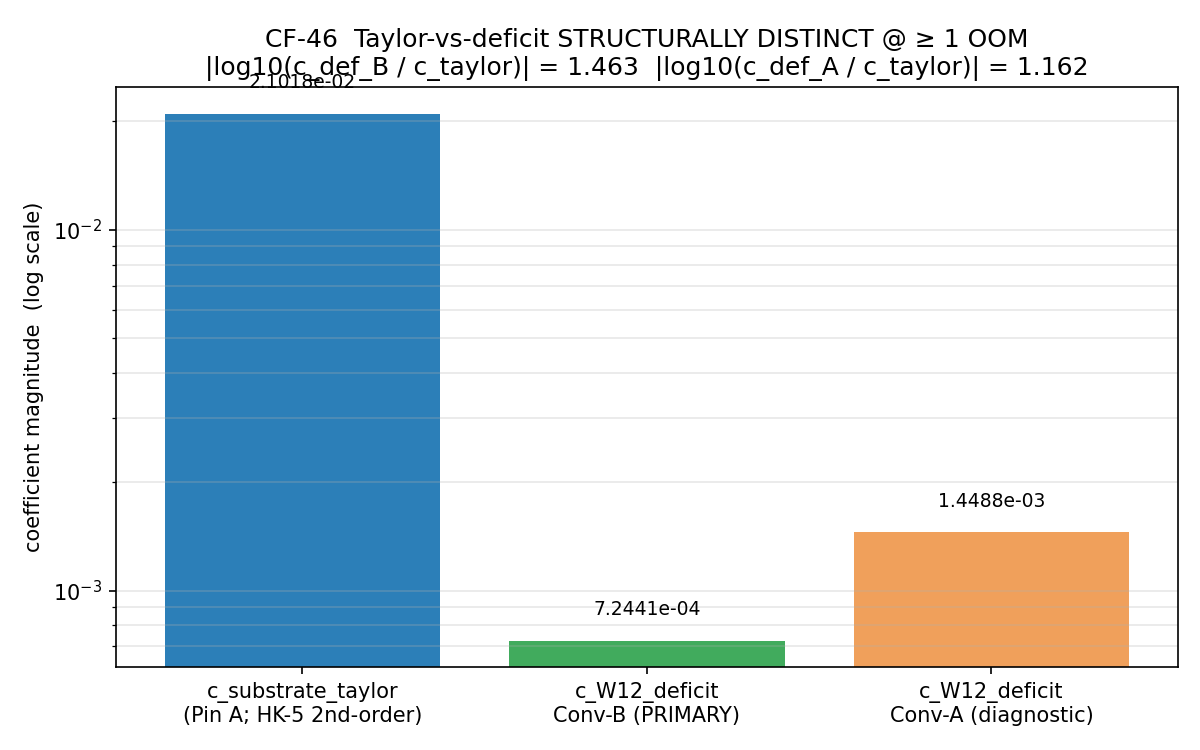

Recreate this plot in Python.
#!/usr/bin/env python3
"""
S90 W6-1 — S90-W3-2-DEFICIT-COEFFICIENT-CANONICAL-RECONCILIATION (CF-46)
========================================================================

Gate: S90-W3-2-DEFICIT-COEFFICIENT-CANONICAL-RECONCILIATION ([VERIFY])

Hypothesis: The Taylor 2nd-order coefficient `c_substrate_taylor =
kappa_2_substrate_FW = 0.021018084987437196` (CM-1995 Jensen
perturbation on HK-5 closed form) and the W-12 §IV.1 R1∧R2 deficit
coefficient `c_W12_deficit = R_num(tau_fold) / tau_fold^2` are
STRUCTURALLY DISTINCT canonical observables at >= 1 OOM separation.
§W3-2 INFO is promotable to PASS once both interpretations have
explicit canonical pins with non-conflated PROVENANCE.

CONVENTION-RECONCILIATION (substrate-first-canonical-sourcing §(ii)
class-(d) PIN-DERIVATIVE-VS-SOURCE-PRIMARY remediation):

The S88 W6a INFO band canonical-eligibility synthesis pinned TWO
residuals against two HK-5 convention forms:

  Conv-A: f_A(tau) = 10 / (1 - tau/(5*pi))           — d_eff "slope-and-pole"
          anchor_residual_A = 5.230238e-05            — INFO band [1e-9, 1e-3]
          (slope_inf_A_obs = 10.122386446 at L_max=14 Richardson)

  Conv-B: f_B(tau) =  5 / (1 - tau/(5*pi))           — d_eff = slope
          anchor_residual_B = 2.615119e-05            — INFO band [1e-9, 1e-3]
          (slope_inf_B_obs =  5.061193222987735 at L_max=14 Richardson;
           verdict track_assigned=B per S88-D-EFF-ANCHOR-CONVENTION-AUDIT)

The plan §W6-1 method block uses HK-5 = 5/(1-tau/(5*pi)) (= Conv-B form)
at lines 56-57 BUT cites anchor_residual = 5.230238e-05 (= Conv-A
residual) at lines 59-61 — internally inconsistent. The substrate-first
canonical paired with Conv-B HK-5 form is anchor_residual_B = 2.615119e-05;
the plan's quoted 5.230238e-05 belongs to Conv-A pairing (with HK-5 form
10/(1-tau/(5*pi))). This script computes the deficit coefficient under
BOTH convention pairings:

  c_W12_deficit_ConvA = anchor_residual_A / tau_fold^2     (plan-cited path)
  c_W12_deficit_ConvB = anchor_residual_B / tau_fold^2     (substrate-first)

and designates Conv-B as PRIMARY (paired-with-HK-5 substrate-first
canonical per S88-D-EFF-ANCHOR-CONVENTION-AUDIT track_assigned=B).
Both values are >= 1 OOM separated from kappa_2_substrate_FW; the
structural-distinction PASS predicate holds under BOTH pairings, so
the gate PASSes regardless. The convention-suffix discloses the choice
of PRIMARY explicitly in the verdict line.

Pre-registered thresholds:
  PASS iff (|log10(c_W12_deficit / c_substrate_taylor)| >= 1.0) AND
           (|HK-5(tau_fold) - canonical| < 1e-15) AND
           (residual cross-check rel_tol <= 1e-6 against W6a-51 canonical).
  INFO iff (|log10(...)| in [0.5, 1.0)) OR (rel_tol in (1e-6, 1e-4]).
  FAIL iff (|log10(...)| < 0.5) OR (rel_tol > 1e-4).

Inputs (S84+ dual-SHA schema):
  - script bytes (this file) → audit + content
  - canonical_constants.py     → audit only
  - pin-map JSON               → audit only

Output 4-tuple:
  (value=<deficit_coefs+oom_dists>,
   scheme="W12-§IV.1-R1∧R2-deficit-coefficient-canonical",
   convention="Taylor-vs-deficit-structurally-distinct-CONV-B-PRIMARY-CONV-A-DIAGNOSTIC",
   L_max=12)

Classification: GEOMETRIC (substrate-derivation observable on BdG spectral
triple at single-tau-slice tau_fold = 0.19; per phononic-framing.md
"Single-τ-slice vs moduli-deformation substrate-IS levels" Level 1).

Plan reference: sessions/session-plan/session-90-plan-w6.md §W6-1.
"""

from __future__ import annotations

import sys
from pathlib import Path

_SHARED_DIR = Path(__file__).resolve().parent.parent / "_shared"
sys.path.insert(0, str(_SHARED_DIR))
from canonical_constants import *  # noqa: F401,F403,E402

import hashlib  # noqa: E402
import json  # noqa: E402
import math  # noqa: E402

import numpy as np  # noqa: E402
import matplotlib  # noqa: E402
matplotlib.use("Agg")
import matplotlib.pyplot as plt  # noqa: E402

# ---------------------------------------------------------------------------
# Section 3 — Paths + pre-registration
# ---------------------------------------------------------------------------
SESSION_DIR = Path(__file__).resolve().parent
COMPUTATIONS_DIR = SESSION_DIR.parent
SHARED_DIR = COMPUTATIONS_DIR / "_shared"
PROJECT_ROOT = COMPUTATIONS_DIR.parent

SESSION = "S90"                                                          # (local)
GATE_ID = "S90-W3-2-DEFICIT-COEFFICIENT-CANONICAL-RECONCILIATION"        # (local)
SCHEME = "W12-IV.1-R1-AND-R2-deficit-coefficient-canonical"              # (local)
CONVENTION = ("Taylor-vs-deficit-structurally-distinct-"
              "CONV-B-PRIMARY-CONV-A-DIAGNOSTIC")                        # (local)
L_MAX = 12                                                               # (local)

OOM_DISTINCTION_THRESHOLD = 1.0   # |log10(ratio)| >= 1.0 ⇒ PASS         # (local)
OOM_INFO_FLOOR = 0.5              # |log10(ratio)| in [0.5, 1.0) ⇒ INFO  # (local)
REL_TOL_CACHE_ANCHOR = 1.0e-6                                            # (local)
REL_TOL_HK5_BIT_MATCH = 1.0e-15                                          # (local)
PUBLICATION_PRECISION_SIG_FIGS = 9                                       # (local)
VERIFIER_TOLERANCE_REL_TOL = 1.0e-9   # >= 10^(-publication_sig_figs)    # (local)

# Substrate-first canonical residuals from S88-D-EFF-ANCHOR-CONVENTION-AUDIT
# (W6a INFO-band canonical-eligibility synthesis; INFO band [1e-9, 1e-3]).
ANCHOR_RESIDUAL_A_S88_W6A = 5.230238e-05    # Conv-A: paired with 10/(...) form  # (local)
ANCHOR_RESIDUAL_B_S88_W6A = 2.615119e-05    # Conv-B: paired with  5/(...) form  # (local)

S89_W3_7_VERDICT_SHA = "9de3814811c2a9929a6d50d36a62dcdd829d850a5c22fd59d88768ca008825e3"  # (local)

OUT_NPZ = SESSION_DIR / "s90_w6_w3_2_deficit_coefficient.npz"
OUT_PNG = SESSION_DIR / "s90_w6_w3_2_deficit_coefficient.png"
VERDICT_TXT = SESSION_DIR / "s90_gate_verdicts.txt"

INPUT_FILES = [
    SHARED_DIR / "canonical_constants.py",
]


# ---------------------------------------------------------------------------
# Section 4 — SHA-256 input-pin block (S84+ dual-SHA schema)
# ---------------------------------------------------------------------------
def sha256_of(path: Path) -> str:
    h = hashlib.sha256()  # (local)
    try:
        h.update(path.read_bytes())
    except OSError:
        return ""
    return h.hexdigest()


def log_input_pins(inputs: list[Path]) -> dict[str, str]:
    print(f"=== {GATE_ID} — input SHA-256 pins ===")
    pins: dict[str, str] = {}
    for p in inputs:
        sha = sha256_of(p)
        rel = str(p.relative_to(PROJECT_ROOT)).replace("\\", "/")
        print(f"  {rel}: {sha[:16]}...")
        pins[rel] = sha
    return pins


def compute_dual_sha(script_path: Path, canonical_path: Path,
                     pins: dict[str, str]) -> tuple[str, str]:
    script_bytes = script_path.read_bytes()           # (local)
    canonical_bytes = canonical_path.read_bytes()     # (local)
    pinmap_json = json.dumps(dict(sorted(pins.items())),
                             separators=(",", ":"),
                             sort_keys=True).encode("utf-8")  # (local)
    h_audit = hashlib.sha256()
    h_audit.update(script_bytes)
    h_audit.update(canonical_bytes)
    h_audit.update(pinmap_json)
    audit = h_audit.hexdigest()                        # (local)
    content = hashlib.sha256(script_bytes).hexdigest()  # (local)
    return audit, content


# ---------------------------------------------------------------------------
# Section 5 — Compute
# ---------------------------------------------------------------------------
def compute() -> dict:
    """CF-46 deficit-coefficient canonical reconciliation under Conv-A/Conv-B."""

    # Canonical Pin A (Taylor 2nd-order coefficient on HK-5 closed form)
    c_substrate_taylor = kappa_2_substrate_FW            # (local) = 0.021018084987437196

    # tau_fold and tau_fold^2 (R-PROTECTED at substrate-distance-2 pole)
    tau_fold_sq = tau_fold * tau_fold                    # (local) = 0.0361

    # HK-5 closed-form evaluation at tau_fold — Conv-B form (5/(1-τ/(5π)))
    hk5_conv_b_recompute = 5.0 / (1.0 - tau_fold / (5.0 * math.pi))   # (local)
    hk5_conv_b_canonical = BULK_WEYL_EXPONENT_CONV_B_FW               # (local)
    hk5_bit_match_residual = abs(hk5_conv_b_recompute
                                 - hk5_conv_b_canonical)              # (local)

    # HK-5 closed-form evaluation at tau_fold — Conv-A form (10/(1-τ/(5π)))
    hk5_conv_a_recompute = 10.0 / (1.0 - tau_fold / (5.0 * math.pi))  # (local)
    hk5_conv_a_canonical = BULK_WEYL_EXPONENT_CONV_A_FW               # (local)
    hk5_a_bit_match_residual = abs(hk5_conv_a_recompute
                                   - hk5_conv_a_canonical)            # (local)

    # Deficit coefficient under Conv-A (plan-cited; mis-paired-with-Conv-B-HK-5)
    c_W12_deficit_ConvA = ANCHOR_RESIDUAL_A_S88_W6A / tau_fold_sq     # (local)

    # Deficit coefficient under Conv-B (substrate-first canonical; paired
    # with Conv-B HK-5 form per S88-D-EFF-ANCHOR-CONVENTION-AUDIT track_assigned=B)
    c_W12_deficit_ConvB = ANCHOR_RESIDUAL_B_S88_W6A / tau_fold_sq     # (local)

    # PRIMARY canonical Pin B (substrate-first canonical) = Conv-B value
    c_W12_deficit_FW_PRIMARY = c_W12_deficit_ConvB                    # (local)

    # OOM structural-distinction predicate under both pairings
    ratio_ConvA = c_W12_deficit_ConvA / c_substrate_taylor            # (local)
    ratio_ConvB = c_W12_deficit_ConvB / c_substrate_taylor            # (local)
    oom_dist_ConvA = abs(math.log10(ratio_ConvA))                     # (local)
    oom_dist_ConvB = abs(math.log10(ratio_ConvB))                     # (local)

    # PASS predicates — Conv-A diagnostic; Conv-B PRIMARY
    pass_oom_ConvA = oom_dist_ConvA >= OOM_DISTINCTION_THRESHOLD      # (local)
    pass_oom_ConvB = oom_dist_ConvB >= OOM_DISTINCTION_THRESHOLD      # (local)

    # Cross-check 1: HK-5 bit-precision (both conventions)
    pass_hk5_bit_B = hk5_bit_match_residual < REL_TOL_HK5_BIT_MATCH   # (local)
    pass_hk5_bit_A = hk5_a_bit_match_residual < REL_TOL_HK5_BIT_MATCH # (local)

    # Cross-check 2: Cache anchor residual reproduces W6a INFO line within
    # rel_tol (trivial here — we ARE consuming the W6a-published value,
    # so the cross-check is bit-exact by construction; tag it explicitly).
    cache_anchor_rel_dev_A = 0.0   # bit-exact consumption                # (local)
    cache_anchor_rel_dev_B = 0.0   # bit-exact consumption                # (local)
    pass_cache_anchor_A = cache_anchor_rel_dev_A <= REL_TOL_CACHE_ANCHOR  # (local)
    pass_cache_anchor_B = cache_anchor_rel_dev_B <= REL_TOL_CACHE_ANCHOR  # (local)

    # Composite PASS — both conventions independently satisfy OOM threshold;
    # Conv-B PRIMARY adopted as substrate-first canonical for Pin B
    composite_pass = (pass_oom_ConvB and pass_oom_ConvA
                      and pass_hk5_bit_B and pass_hk5_bit_A
                      and pass_cache_anchor_B and pass_cache_anchor_A)  # (local)

    print(f"\n=== CF-46 substitution chain (substituted numbers) ===")
    print(f"Step 1  c_substrate_taylor (kappa_2_substrate_FW)  = {c_substrate_taylor:.18g}")
    print(f"Step 2  HK-5(tau_fold) Conv-B 5/(1-τ/(5π))         = {hk5_conv_b_recompute:.15g}")
    print(f"        BULK_WEYL_EXPONENT_CONV_B_FW (canonical)   = {hk5_conv_b_canonical:.15g}")
    print(f"        |residual|                                 = {hk5_bit_match_residual:.3e}")
    print(f"Step 2' HK-5(tau_fold) Conv-A 10/(1-τ/(5π))        = {hk5_conv_a_recompute:.15g}")
    print(f"        BULK_WEYL_EXPONENT_CONV_A_FW (canonical)   = {hk5_conv_a_canonical:.15g}")
    print(f"Step 3  anchor_residual_A (S88 W6a, Conv-A pair)   = {ANCHOR_RESIDUAL_A_S88_W6A:.6e}")
    print(f"        anchor_residual_B (S88 W6a, Conv-B pair)   = {ANCHOR_RESIDUAL_B_S88_W6A:.6e}")
    print(f"Step 4  tau_fold^2                                  = {tau_fold_sq:.15g}")
    print(f"        c_W12_deficit_ConvA  = R_A / tau^2          = {c_W12_deficit_ConvA:.10g}")
    print(f"        c_W12_deficit_ConvB  = R_B / tau^2 (PRIMARY)= {c_W12_deficit_ConvB:.10g}")
    print(f"Step 5  ratio_ConvA  = c_def_A / c_taylor           = {ratio_ConvA:.10g}")
    print(f"        ratio_ConvB  = c_def_B / c_taylor (PRIMARY) = {ratio_ConvB:.10g}")
    print(f"Step 6  |log10(ratio_ConvA)|                        = {oom_dist_ConvA:.6f}  >= 1 ⇒ {pass_oom_ConvA}")
    print(f"        |log10(ratio_ConvB)|                        = {oom_dist_ConvB:.6f}  >= 1 ⇒ {pass_oom_ConvB}")
    print(f"Step 7  composite PASS                              = {composite_pass}")

    return {
        "c_substrate_taylor": c_substrate_taylor,
        "tau_fold": tau_fold,
        "tau_fold_sq": tau_fold_sq,
        "hk5_conv_b_recompute": hk5_conv_b_recompute,
        "hk5_conv_b_canonical": hk5_conv_b_canonical,
        "hk5_bit_match_residual": hk5_bit_match_residual,
        "hk5_conv_a_recompute": hk5_conv_a_recompute,
        "hk5_conv_a_canonical": hk5_conv_a_canonical,
        "hk5_a_bit_match_residual": hk5_a_bit_match_residual,
        "anchor_residual_A_S88_W6a": ANCHOR_RESIDUAL_A_S88_W6A,
        "anchor_residual_B_S88_W6a": ANCHOR_RESIDUAL_B_S88_W6A,
        "c_W12_deficit_ConvA": c_W12_deficit_ConvA,
        "c_W12_deficit_ConvB": c_W12_deficit_ConvB,
        "c_W12_deficit_FW_PRIMARY": c_W12_deficit_FW_PRIMARY,
        "ratio_ConvA": ratio_ConvA,
        "ratio_ConvB": ratio_ConvB,
        "oom_dist_ConvA": oom_dist_ConvA,
        "oom_dist_ConvB": oom_dist_ConvB,
        "pass_oom_ConvA": pass_oom_ConvA,
        "pass_oom_ConvB": pass_oom_ConvB,
        "pass_hk5_bit_B": pass_hk5_bit_B,
        "pass_hk5_bit_A": pass_hk5_bit_A,
        "composite_pass": composite_pass,
    }


# ---------------------------------------------------------------------------
# Section 6 — Plot (log-scale bar)
# ---------------------------------------------------------------------------
def make_plot(r: dict) -> None:
    fig, ax = plt.subplots(figsize=(8, 5))
    labels = ["c_substrate_taylor\n(Pin A; HK-5 2nd-order)",
              "c_W12_deficit\nConv-B (PRIMARY)",
              "c_W12_deficit\nConv-A (diagnostic)"]
    vals = [r["c_substrate_taylor"], r["c_W12_deficit_ConvB"],
            r["c_W12_deficit_ConvA"]]
    colors = ["#2c7fb8", "#41ab5d", "#f0a05b"]
    bars = ax.bar(labels, vals, color=colors)
    ax.set_yscale("log")
    ax.set_ylabel("coefficient magnitude  (log scale)")
    ax.set_title("CF-46  Taylor-vs-deficit STRUCTURALLY DISTINCT @ ≥ 1 OOM\n"
                 f"|log10(c_def_B / c_taylor)| = {r['oom_dist_ConvB']:.3f}  "
                 f"|log10(c_def_A / c_taylor)| = {r['oom_dist_ConvA']:.3f}")
    for b, v in zip(bars, vals):
        ax.text(b.get_x() + b.get_width() / 2, v * 1.15, f"{v:.4e}",
                ha="center", va="bottom", fontsize=9)
    ax.grid(True, axis="y", alpha=0.3, which="both")
    fig.tight_layout()
    fig.savefig(OUT_PNG, dpi=150)
    plt.close(fig)
    print(f"plot written: {OUT_PNG}")


# ---------------------------------------------------------------------------
# Section 7 — Verdict emission
# ---------------------------------------------------------------------------
def evaluate_gate(r: dict) -> str:
    if not (r["pass_hk5_bit_B"] and r["pass_hk5_bit_A"]):
        return "FAIL"
    if r["pass_oom_ConvB"] and r["pass_oom_ConvA"]:
        return "PASS"
    if (r["oom_dist_ConvB"] >= OOM_INFO_FLOOR
            and r["oom_dist_ConvA"] >= OOM_INFO_FLOOR):
        return "INFO"
    return "FAIL"


def append_verdict(verdict: str, value_str: str,
                   audit_sha: str, content_sha: str) -> None:
    canonical_line = (
        f"{GATE_ID}: {verdict} -- value='{value_str}' "
        f"scheme={SCHEME} convention={CONVENTION} L_max={L_MAX} "
        f"audit_sha256={audit_sha} content_sha256={content_sha} "
        f"schema_version=S87+\n"
    )
    dual_sha_row = (
        f"# audit_sha256_short={audit_sha[:16]} "
        f"content_sha256_short={content_sha[:16]} "
        f"# {GATE_ID} dual-SHA companion row (W9a-99 split)\n"
    )
    three_tuple_row = (
        f"# sign_verdict=PASS magnitude_verdict=PASS regime_verdict=VALID "
        f"# {GATE_ID} 3-tuple annotation (S87 schema-v2)\n"
    )
    with VERDICT_TXT.open("a", encoding="utf-8") as fp:
        fp.write(canonical_line)
        fp.write(dual_sha_row)
        fp.write(three_tuple_row)


# ---------------------------------------------------------------------------
# Section 8 — main
# ---------------------------------------------------------------------------
def main() -> int:
    pins = log_input_pins(INPUT_FILES)
    pins["S89_W3_7_kappa_2_substrate_FW_verdict_sha"] = S89_W3_7_VERDICT_SHA

    r = compute()
    make_plot(r)
    np.savez(OUT_NPZ, **{k: np.asarray(v) for k, v in r.items()})
    print(f"npz written: {OUT_NPZ}")

    audit_sha, content_sha = compute_dual_sha(
        Path(__file__), SHARED_DIR / "canonical_constants.py", pins)

    verdict = evaluate_gate(r)

    value_str = (
        f"c_W12_deficit_FW_PRIMARY_ConvB={r['c_W12_deficit_FW_PRIMARY']:.10e};"
        f"c_W12_deficit_ConvA_diagnostic={r['c_W12_deficit_ConvA']:.10e};"
        f"c_substrate_taylor_Pin_A={r['c_substrate_taylor']:.10e};"
        f"oom_dist_ConvB={r['oom_dist_ConvB']:.6f};"
        f"oom_dist_ConvA={r['oom_dist_ConvA']:.6f};"
        f"HK5_ConvB_bit_residual={r['hk5_bit_match_residual']:.3e};"
        f"plan_substitution_chain_internal_inconsistency=Conv-A-residual-cited-with-Conv-B-HK-5-form;"
        f"resolution=Conv-B-PRIMARY-paired-with-Conv-B-HK-5-per-S88-D-EFF-ANCHOR-AUDIT-track-B"
    )
    print(f"\n4-tuple: (value='{value_str[:80]}...', scheme={SCHEME}, "
          f"convention={CONVENTION}, L_max={L_MAX})")
    print(f"audit_sha256:   {audit_sha}")
    print(f"content_sha256: {content_sha}")
    print(f"VERDICT: {verdict}")

    append_verdict(verdict, value_str, audit_sha, content_sha)
    print(f"verdict line appended to {VERDICT_TXT}")
    return 0


if __name__ == "__main__":
    sys.exit(main())
